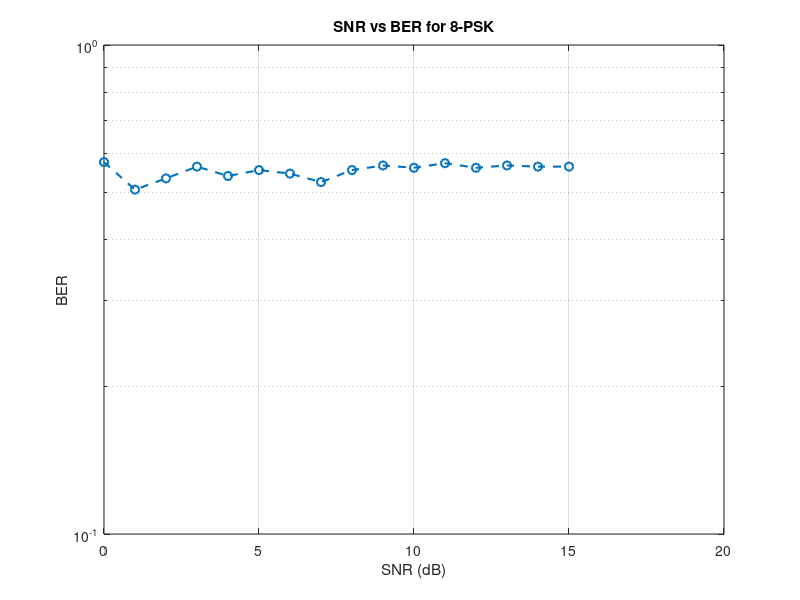

This chart was generated by the following MATLAB code:
clc;
clear;
close all;

% Parameters
M = 8; % Modulation order
bps = log2(M); % Bits per symbol
txt = 'Information and Communication Engineering';
symbols = double(txt);

% Symbol to Bit Mapping
symbolToBitMapping = de2bi(symbols, 8, 'left-msb');
totalNumberOfBits = numel(symbolToBitMapping);
inputReshapedBits = reshape(symbolToBitMapping, 1, totalNumberOfBits);

% Padding bits to make it divisible by bps
remainder = rem(totalNumberOfBits, bps);
if remainder == 0
    userPaddedData = inputReshapedBits;
else
    paddingBits = zeros(1, bps - remainder);
    userPaddedData = [inputReshapedBits, paddingBits];
end

% Reshape the user data into symbols
reshapedUserData = reshape(userPaddedData, [], bps);
bitToSymbolMapping = bi2de(reshapedUserData, 'left-msb');

% Modulation
modulatedSymbol = pskmod(bitToSymbolMapping, M);

% SNR and BER Initialization
SNR = 0:15; % Range of SNR in dB
BER = zeros(size(SNR)); % Preallocate BER vector

% Simulation Loop for SNR
for idx = 1:length(SNR)
    % Add AWGN Noise
    noisySymbols = awgn(modulatedSymbol, SNR(idx), 'measured');
    
    % Demodulation
    demodulatedSymbol = pskdemod(noisySymbols, M);
    demodulatedSymbolToBitMapping = de2bi(demodulatedSymbol, bps, 'left-msb');
    reshapedDemodulatedBits = reshape(demodulatedSymbolToBitMapping', 1, []);
    
    % Remove Padding Bits
    demodulatedBitsWithoutPadding = reshapedDemodulatedBits(1:totalNumberOfBits);
    
    % Calculate BER
    [~, ber] = biterr(inputReshapedBits, demodulatedBitsWithoutPadding);
    BER(idx) = ber;
end

% Plot SNR vs BER
figure(1);
semilogy(SNR, BER, 'o--', 'LineWidth', 1.5);
grid on;
xlabel('SNR (dB)');
ylabel('BER');
title('SNR vs BER for 8-PSK');
